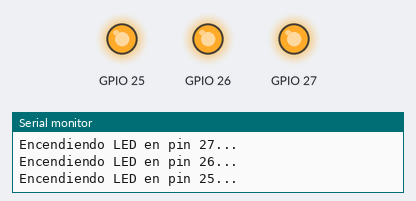
Recording of a sketch running on a simulated ESP32. Parts: output pins drawn as LEDs (lit = HIGH), the last lines printed to the serial monitor.

Above: at 0.5 s.
At 1.5 s:
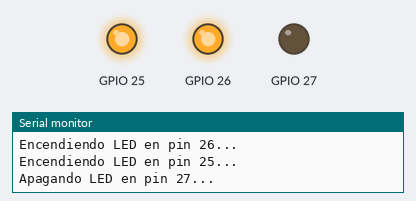
At 2.5 s:
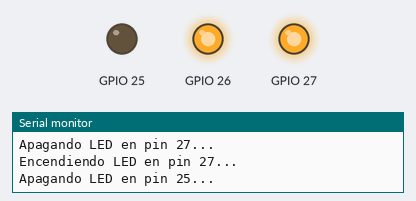
At 5.5 s:
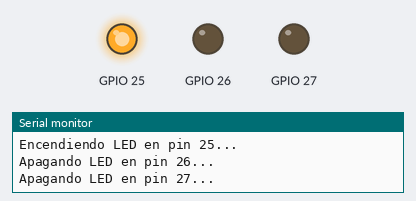
At 8.5 s:
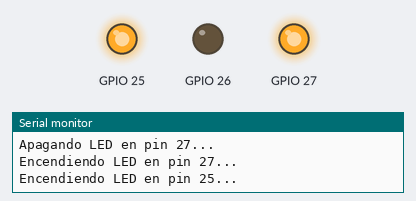
At 11.5 s:
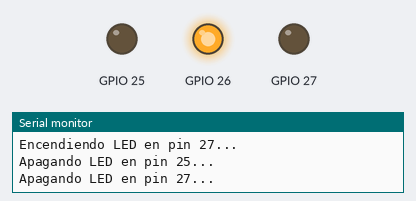
Timing chart, 0 to 13.0 s (numbered marks = the images above):
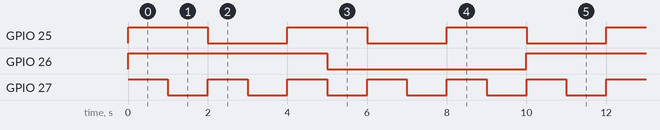

The sketch:

parte2conMultiTask.ino
```cpp
#include <Arduino.h>

TaskHandle_t TaskLed;

// Estructura para almacenar los parámetros de la tarea
struct GenericData {
  int pin;
  int delayTime;
};

// Prototipo de la función de la tarea
void tareaLed(void *params);

void setup() {
  Serial.begin(115200);

  // Crear tres instancias de la estructura GenericData con diferentes parámetros
  static GenericData paramsRed = {27, 1000};   // Pin 2 para el LED rojo, delay de 1000ms
  static GenericData paramsBlue = {25, 2000};  // Pin 4 para el LED azul, delay de 2000ms
  static GenericData paramsGreen = {26, 5000}; // Pin 5 para el LED verde, delay de 5000ms

  // Crear las tareas para controlar los LEDs con diferentes parámetros
  xTaskCreate(tareaLed, "Controlador Red", 1024, (void*)&paramsRed, 1, NULL);
  xTaskCreate(tareaLed, "Controlador Green", 1024, (void*)&paramsGreen, 1, NULL);
  xTaskCreate(tareaLed, "Controlador Blue", 1024, (void*)&paramsBlue, 1, NULL);
}

// Tarea que controla los LEDs según los parámetros recibidos
void tareaLed(void *params) {
  GenericData* taskParams = (GenericData *)params;

  for (;;) {
    // Configurar el pin como salida
    pinMode(taskParams->pin, OUTPUT);

    // Encender el LED correspondiente
    digitalWrite(taskParams->pin, HIGH);
    Serial.print("Encendiendo LED en pin ");
    Serial.print(taskParams->pin);
    Serial.println("...");
    // Esperar el tiempo especificado
    vTaskDelay(pdMS_TO_TICKS(taskParams->delayTime));

    // Apagar el LED
    digitalWrite(taskParams->pin, LOW);
    Serial.print("Apagando LED en pin ");
    Serial.print(taskParams->pin);
    Serial.println("...");
    // Esperar el tiempo especificado
    vTaskDelay(pdMS_TO_TICKS(taskParams->delayTime));
  }
}

void loop() {
  // No hay tarea específica en el loop
}
```

Measured:
- by itself, GPIO 25: alternates HIGH for 2.0 s and LOW for 2.0 s
- by itself, GPIO 26: alternates HIGH for 5.0 s and LOW for 5.0 s
- by itself, GPIO 27: alternates HIGH for 1.0 s and LOW for 1.0 s
